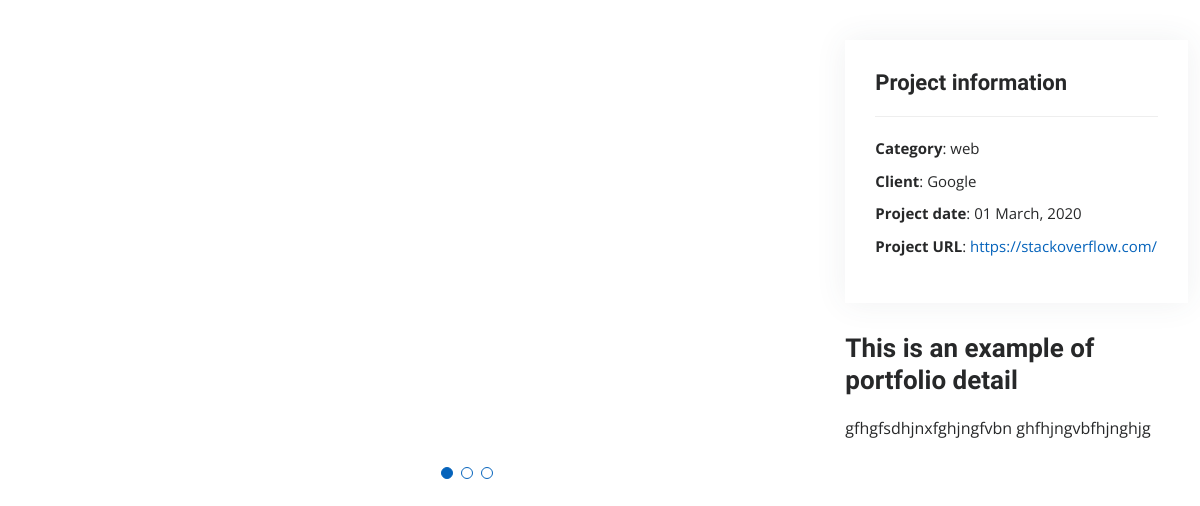
/portfolio_project/1, run on the app's committed database.
### resume/models.py (models this page shows)
class PortfolioProject(models.Model):
    name = models.CharField(max_length=50)
    image = models.ImageField(upload_to="media")
    short_description = models.CharField(max_length=50)
    description = models.TextField(max_length=1000)
    category = models.CharField(max_length=50)
    client = models.CharField(max_length=50)
    url = models.URLField()

### resume/views.py (the view)
# urls.py: path("portfolio_project/<int:id>", portfolio_project, name="portfolio_project"),
def portfolio_project(request, id):
    project = get_object_or_404(PortfolioProject, id=id)
    return render(request, "portfolio-details.html", context={"project": project})

### resume/templates/portfolio-details.html (shortened to what this page needs)
{% extends "base.html" %} {% load static %} {% block bodycontent %}
<main id="main">
  <section id="portfolio-details" class="portfolio-details">
    <div class="container">
      <div class="row gy-4">
        <div class="col-lg-8">
          <div class="portfolio-details-slider swiper">
            <div class="swiper-wrapper align-items-center">
              <div class="swiper-slide">
              </div>
            </div>
            <div class="swiper-pagination"></div>
          </div>
        </div>
        <div class="col-lg-4">
          <div class="portfolio-info">
            <h3>Project information</h3>
            <ul>
              <li><strong>Category</strong>: {{project.category}}</li>
              <li><strong>Client</strong>: {{project.client}}</li>
              <li><strong>Project date</strong>: 01 March, 2020</li>
              <li>
                <strong>Project URL</strong>:
                <a href="{{project.url}}">{{project.url}}</a>
              </li>
            </ul>
          </div>
          <div class="portfolio-description">
            <h2>This is an example of portfolio detail</h2>
            <p>{{project.description}}</p>
          </div>
        </div>
      </div>
    </div>
  </section>
</main>
{% endblock %}

### resume/static/assets/css/style.css (style rules this page uses)
body { font-family: "Open Sans", sans-serif; color: #272829; }
a { color: #0563bb; text-decoration: none; }
h1, h2, h3, h4, h5, h6 { font-family: "Raleway", sans-serif; }
@media (min-width: 991px) { #main { margin-left: 100px; } }
section { padding: 60px 0; overflow: hidden; }
.portfolio-details { padding-top: 40px; }
.portfolio-details .portfolio-details-slider .swiper-pagination { margin-top: 20px; position: relative; }
.portfolio-details .portfolio-info { padding: 30px; box-shadow: 0px 0 30px rgba(69, 80, 91, 0.08); }
.portfolio-details .portfolio-info h3 { font-size: 22px; font-weight: 700; margin-bottom: 20px; padding-bottom: 20px; border-bottom: 1px solid #eee; }
.portfolio-details .portfolio-info ul { list-style: none; padding: 0; font-size: 15px; }
.portfolio-details .portfolio-info ul li+li { margin-top: 10px; }
.portfolio-details .portfolio-description { padding-top: 30px; }
.portfolio-details .portfolio-description h2 { font-size: 26px; font-weight: 700; margin-bottom: 20px; }
.portfolio-details .portfolio-description p { padding: 0; }

### data on the page
PortfolioProject: category "web", client "Google", url "https://stackoverflow.com/", description "gfhgfsdhjnxfghjngfvbn ghfhjngvbfhjnghjg"
